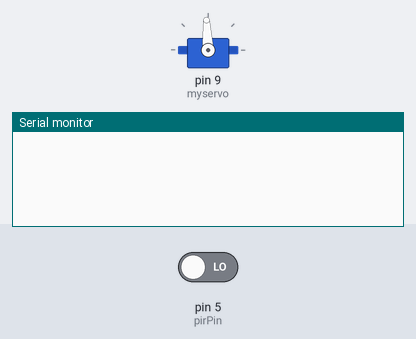
The sketch below on a simulated Arduino Uno, built with avr-gcc and run on an emulated ATmega328P. Parts: servo, the last lines printed to the serial monitor. The inputs (shaded band) are chosen by the test bench; at power-on: pin 5 (pirPin) LOW.

Above: at 1.2 s.
1.3 s: pin 5 (pirPin) driven HIGH
At 2.2 s:
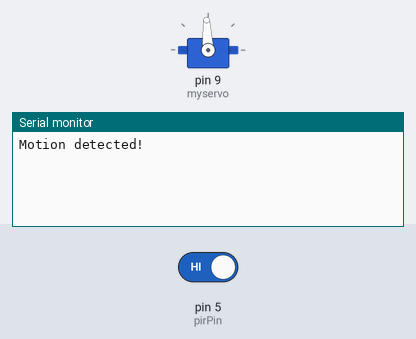
2.8 s: pin 5 (pirPin) driven LOW
At 3.4 s:
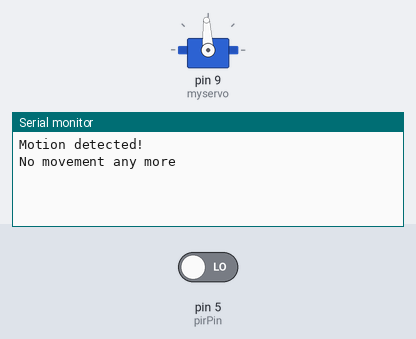

Measured:
- after the input at 1.3 s, the serial monitor: prints a new line at once (image 1)
- after the input at 2.8 s, the serial monitor: prints a new line at once (image 2)

The sketch:

lab04_task02b.ino
```cpp
#include <Servo.h>

//initializes servo
Servo myservo;

//initializes default speed, which is basically standing point
int speedo = 1500;

int history_speed = 1500;

//keeps track on how often motion is detected
int counter = 0;

//pir variables
const int pirPin = 5;         // passive infrared sensor pin
int state = 0;                // 0 - no motion, 1 - motion detect


void setup() {
  // put your setup code here, to run once:
  Serial.begin(9600);         // initialize serial with 9600 baud rate
  pinMode(pirPin, INPUT);     // set pin #5 as an input from PIR
  // set the digital pin as output:
  myservo.attach(9); //servo digital communication pin initialization
  myservo.writeMicroseconds(1500);  // set servo to mid-point

}

void loop() {
  //read in serial input
     if (Serial.available()>0){
       int input = Serial.parseInt();

       //check if input is in needed tresholds
      if ((input >= 1400) and (input <= 1600)){

          //set the current rotator speed
          speedo = input;

         //set new history speed if valid value is entered while motion is stopped and keep current motion as STOP
         if(counter==1){
          history_speed=speedo;
          speedo = 1500;
         }
       }}


  //------------switch on or off --------------

  if(digitalRead(pirPin) == HIGH  &&  state == 0){
    Serial.println("Motion detected!");
    state = 1;

    if (counter==0){

        history_speed = speedo;
        speedo = 1500;
    }
    counter = counter + 1;
  }

  if(digitalRead(pirPin) == LOW  &&  state == 1){
    Serial.println("No movement any more");
    state = 0;
  }

  //when motion detected again restore movement according to history speed
  if(counter == 2){

    speedo = history_speed;
    counter = 0;
  }
//send value to servo
myservo.writeMicroseconds(speedo);

//loop delay to allow servo current command completion
delayMicroseconds(20);

}
```
